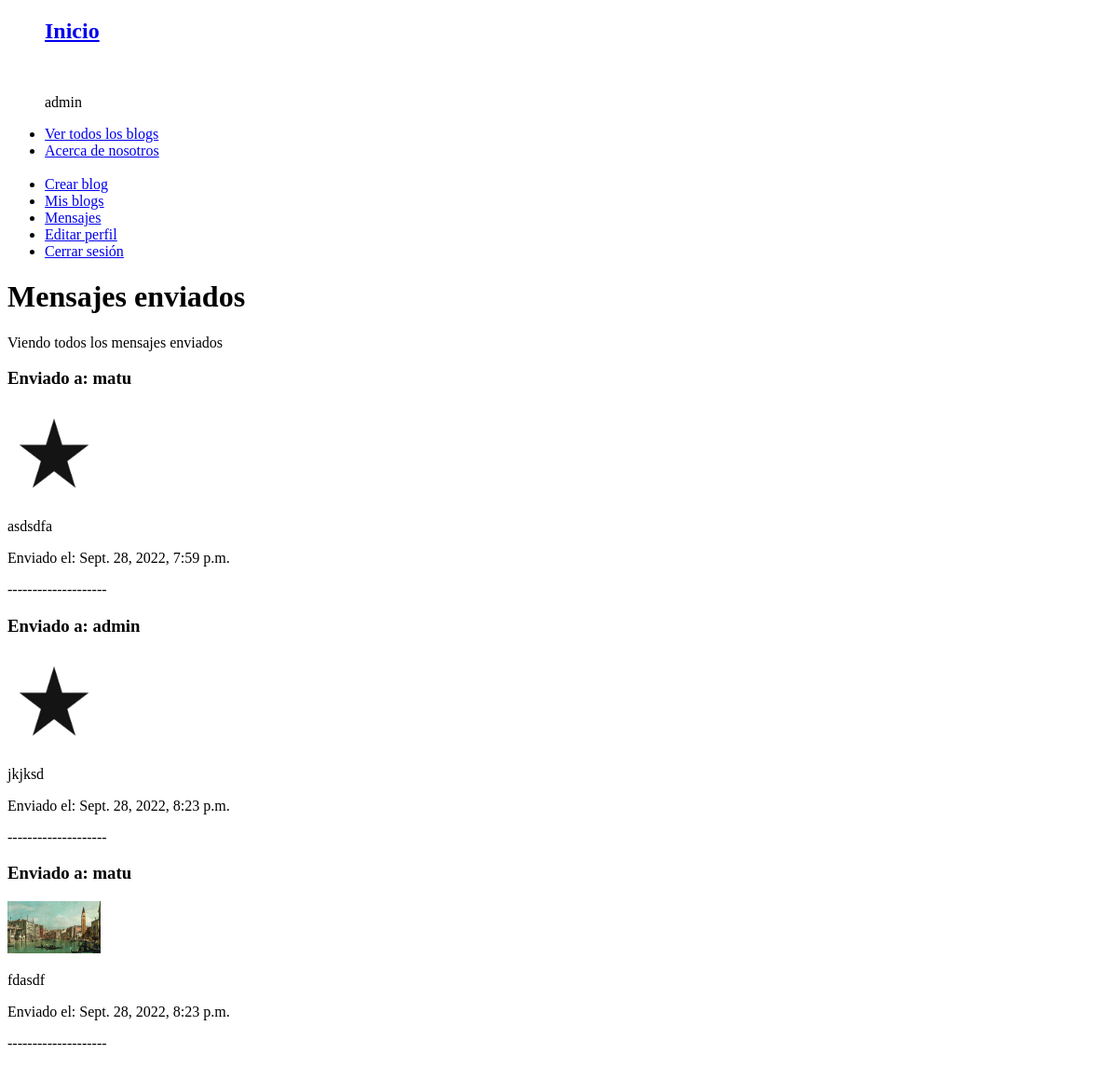
The page /mensajes_enviados/ (signed in) on the database as committed earlier.
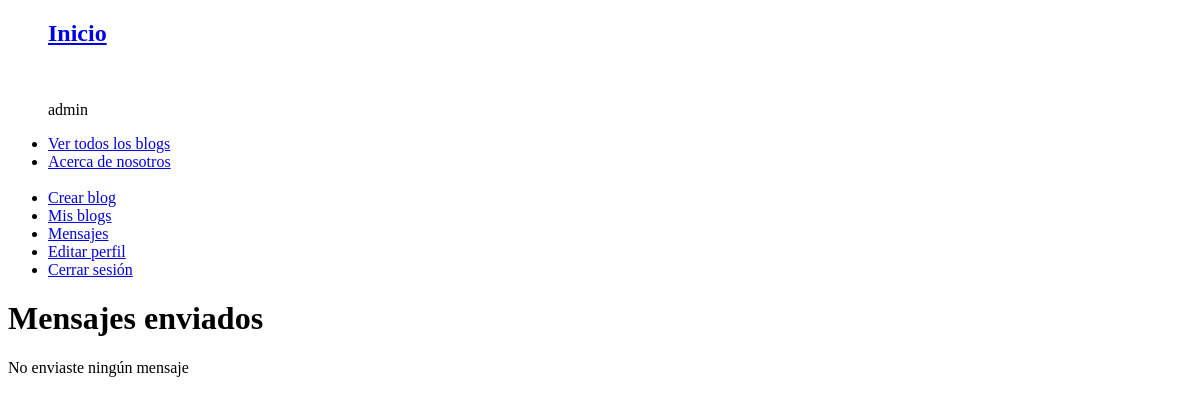
The same page on the database as committed later.
### AppMensajes/models.py (models this page shows)
class Mensaje(models.Model):
    cuerpo = models.CharField(max_length = 3000)
    imagen = models.ImageField(null=True, blank=True, upload_to="images/")
    emisor = models.ForeignKey(User, on_delete = models.CASCADE)
    receptor = models.CharField(max_length = 3000)
    fecha_envio = models.DateTimeField(null=True, auto_now_add=False, auto_now=False, blank=True)

### AppMensajes/views.py (the view)
# urls.py: path('mensajes_enviados/', mensajes_enviados, name = 'mensajes_enviados'),
@login_required
def mensajes_enviados(request):
        mensajes = Mensaje.objects.filter(emisor = request.user)
        if (len(mensajes) != 0):
            return render(request, "mensajes_enviados.html", {"aviso": "Viendo todos los mensajes enviados", "mensajes": mensajes})
        else:
            return render(request, "mensajes_enviados.html", {"aviso": "No enviaste ningún mensaje"})

### templates/mensajes_enviados.html (shortened to what this page needs)
{% extends "padre.html" %}
{% block body %}
    <h1>Mensajes enviados</h1>
    <p>{{ aviso }}</p>
    {% for mensaje in mensajes %}
    <h3>Enviado a: {{ mensaje.receptor }}</h3>
    <img src="{{ mensaje.imagen.url }}" width="100"></img>
    <p>{{ mensaje.cuerpo }}</p>
    <p>Enviado el: {{ mensaje.fecha_envio }}</p>
    <p>--------------------</p>
    {% endfor %}
{% endblock %}

### templates/padre.html (shortened to what this page needs)
<!DOCTYPE html>
<html lang="es">
<head>
</head>
<body>
    <header>
        <nav>
            <ul>
                <a href="{% url 'inicio' %}"><h1>Inicio</h1></a>
                {% if request.user.is_authenticated %}
                <p>{{ user.username }}</p>
                {% endif %}
                <li><a href="{% url 'pages' %}">Ver todos los blogs</a></li>
                <li><a href="{% url 'about_me' %}">Acerca de nosotros</a></li>
                {% if not request.user.is_authenticated %}
                <br>
                <li><a href="{% url 'login' %}">Iniciar sesión</a></li>
                <li><a href="{% url 'register' %}">Registrarse</a></li>
                {% else %}
                <br>
                <li><a href="{% url 'form_blog' %}">Crear blog</a></li>
                <li><a href="{% url 'mis_blogs' %}">Mis blogs</a></li>
                <li><a href="{% url 'mensajes' %}">Mensajes</a></li>
                <li><a href="{% url 'editar_perfil' %}">Editar perfil</a></li>
                <li><a href="{% url 'logout' %}">Cerrar sesión</a></li>
                {% endif %}
            </ul>
        </nav>
    </header>
    {% block body %}
    {% endblock %}
</body>
</html>

Rows that differ between the two databases and show on the page:
removed Mensaje: receptor "matu", imagen (picture), cuerpo "asdsdfa", fecha_envio "Sept. 28, 2022, 7:59 p.m."
removed Mensaje: receptor "admin", imagen (picture), cuerpo "jkjksd", fecha_envio "Sept. 28, 2022, 8:23 p.m."
removed Mensaje: receptor "matu", imagen (picture), cuerpo "fdasdf", fecha_envio "Sept. 28, 2022, 8:23 p.m."
Other text that changed with them:
{{ aviso }}: "Viendo todos los mensajes enviados" → "No enviaste ningún mensaje"
